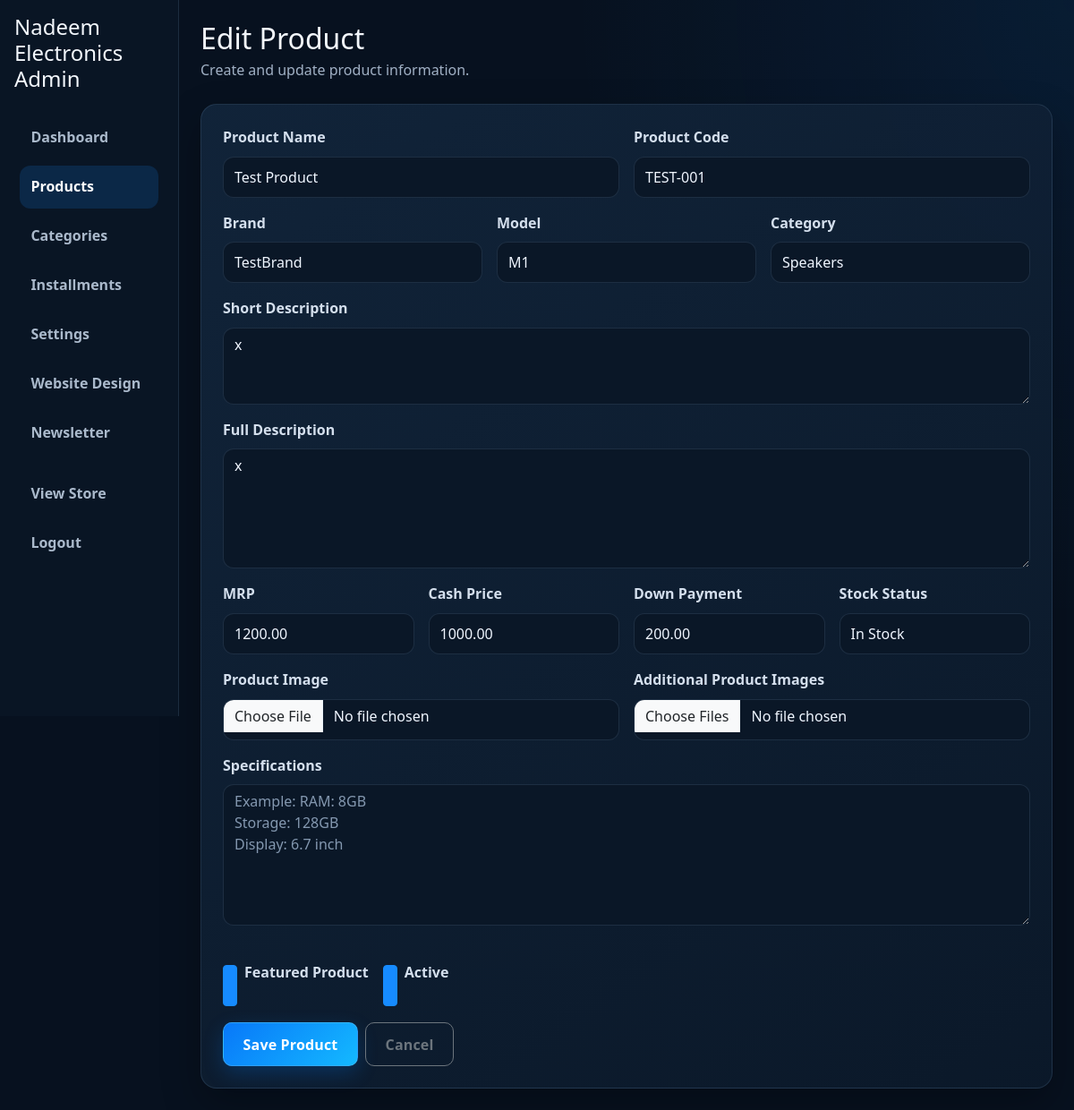
Screenshot of /admin/products/edit/3 (signed in) with the database file from the repository.
### app/models.py (models this page shows)
class ShopSettings(db.Model):
    __tablename__ = "shop_settings"
    id = db.Column(db.Integer, primary_key=True)
    shop_name = db.Column(db.String(200), nullable=False, default="ElectroCart")
    logo = db.Column(db.String(255))
    address = db.Column(db.String(300))
    phone1 = db.Column(db.String(50))
    phone2 = db.Column(db.String(50))
    whatsapp = db.Column(db.String(50))
    email = db.Column(db.String(150))
    opening_hours = db.Column(db.String(200))
    facebook = db.Column(db.String(255))
    instagram = db.Column(db.String(255))
    google_maps = db.Column(db.String(255))
    about_shop = db.Column(db.Text)
    footer_text = db.Column(db.String(255))
    created_at = db.Column(db.DateTime, default=datetime.utcnow)
    updated_at = db.Column(db.DateTime, default=datetime.utcnow, onupdate=datetime.utcnow)

class Product(db.Model):
    __tablename__ = "product"
    id = db.Column(db.Integer, primary_key=True)
    category_id = db.Column(db.Integer, db.ForeignKey("category.id"), nullable=False)
    product_code = db.Column(db.String(80), unique=True, nullable=False)
    name = db.Column(db.String(200), nullable=False)
    brand = db.Column(db.String(120), nullable=False)
    model = db.Column(db.String(150), nullable=False)
    short_description = db.Column(db.Text)
    full_description = db.Column(db.Text)
    mrp = db.Column(db.Numeric(10, 2))
    cash_price = db.Column(db.Numeric(10, 2))
    down_payment = db.Column(db.Numeric(10, 2))
    stock_status = db.Column(db.String(80), default="In Stock")
    featured = db.Column(db.Boolean, default=False)
    is_active = db.Column(db.Boolean, default=True)
    image = db.Column(db.String(255))
    created_at = db.Column(db.DateTime, default=datetime.utcnow)
    updated_at = db.Column(db.DateTime, default=datetime.utcnow, onupdate=datetime.utcnow)
    images = db.relationship("ProductImage", backref="product", lazy=True, cascade="all, delete-orphan")
    specifications = db.relationship("ProductSpecification", backref="product", lazy=True, cascade="all, delete-orphan")
    installment_plans = db.relationship("InstallmentPlan", backref="product", lazy=True, cascade="all, delete-orphan")

class Category(db.Model):
    __tablename__ = "category"
    id = db.Column(db.Integer, primary_key=True)
    name = db.Column(db.String(120), unique=True, nullable=False)
    description = db.Column(db.Text)
    image = db.Column(db.String(255))
    display_order = db.Column(db.Integer, default=0)
    is_active = db.Column(db.Boolean, default=True)
    created_at = db.Column(db.DateTime, default=datetime.utcnow)
    updated_at = db.Column(db.DateTime, default=datetime.utcnow, onupdate=datetime.utcnow)
    products = db.relationship("Product", backref="category", lazy=True, cascade="all, delete-orphan")

### app/routes/admin.py (the view, shortened to what this page needs)
@admin_bp.route("/products/edit/<int:product_id>", methods=["GET", "POST"])
@login_required
def edit_product(product_id):
    product = Product.query.get_or_404(product_id)
    specs = [f"{spec.name}: {spec.value}" for spec in product.specifications]
    return render_template("admin/product_form.html", product=product, categories=category_query().all(), specifications="\n".join(specs))

### app/routes/admin.py (called while the page is built)
def category_query():
    return Category.query.order_by(Category.display_order.asc(), Category.name.asc())

### app/utils.py (called while the page is built)
def whatsapp_url(settings, message):
    raw_number = settings.whatsapp if settings and settings.whatsapp else ""
    number = re.sub(r"\D", "", raw_number)
    if number.startswith("00"):
        number = number[2:]
    elif number.startswith("0") and len(number) in {10, 11}:
        number = f"92{number.lstrip('0')}"
    if not 7 <= len(number) <= 15:
        return None
    return f"https://wa.me/{number}?{urlencode({'text': message})}"

### templates/admin/product_form.html (shortened to what this page needs)
{% extends 'admin/layout.html' %}
{% block admin_content %}
<div class="container-fluid p-4">
  <div class="d-flex justify-content-between align-items-center mb-4 flex-wrap gap-2">
    <div>
      <h2 class="mb-1">{% if product %}Edit Product{% else %}Add Product{% endif %}</h2>
      <p class="text-muted mb-0">Create and update product information.</p>
    </div>
  </div>
  <div class="admin-card p-4">
    <form method="post" enctype="multipart/form-data">
      <div class="row g-3">
        <div class="col-md-6">
          <label class="form-label">Product Name</label>
          <input class="form-control" type="text" name="name" value="{{ product.name if product else '' }}" required>
        </div>
        <div class="col-md-6">
          <label class="form-label">Product Code</label>
          <input class="form-control" type="text" name="product_code" value="{{ product.product_code if product else '' }}" required>
        </div>
        <div class="col-md-4">
          <label class="form-label">Brand</label>
          <input class="form-control" type="text" name="brand" value="{{ product.brand if product else '' }}" required>
        </div>
        <div class="col-md-4">
          <label class="form-label">Model</label>
          <input class="form-control" type="text" name="model" value="{{ product.model if product else '' }}" required>
        </div>
        <div class="col-md-4">
          <label class="form-label">Category</label>
          <select class="form-select" name="category_id" required>
            {% for category in categories %}
              <option value="{{ category.id }}" {% if product and product.category_id == category.id %}selected{% endif %}>{{ category.name }}</option>
            {% endfor %}
          </select>
        </div>
        <div class="col-12">
          <label class="form-label">Short Description</label>
          <textarea class="form-control" name="short_description" rows="3">{{ product.short_description if product else '' }}</textarea>
        </div>
        <div class="col-12">
          <label class="form-label">Full Description</label>
          <textarea class="form-control" name="full_description" rows="5">{{ product.full_description if product else '' }}</textarea>
        </div>
        <div class="col-md-3">
          <label class="form-label">MRP</label>
          <input class="form-control" type="number" step="0.01" name="mrp" value="{{ product.mrp if product and product.mrp else '' }}">
        </div>
        <div class="col-md-3">
          <label class="form-label">Cash Price</label>
          <input class="form-control" type="number" step="0.01" name="cash_price" value="{{ product.cash_price if product and product.cash_price else '' }}">
        </div>
        <div class="col-md-3">
          <label class="form-label">Down Payment</label>
          <input class="form-control" type="number" step="0.01" name="down_payment" value="{{ product.down_payment if product and product.down_payment else '' }}">
        </div>
        <div class="col-md-3">
          <label class="form-label">Stock Status</label>
          <input class="form-control" type="text" name="stock_status" value="{{ product.stock_status if product else 'In Stock' }}">
        </div>
        <div class="col-md-6">
          <label class="form-label">Product Image</label>
          <input class="form-control" type="file" name="image" accept=".jpg,.jpeg,.png,.webp">
        </div>
        <div class="col-md-6">
          <label class="form-label">Additional Product Images</label>
          <input class="form-control" type="file" name="gallery_images" accept=".jpg,.jpeg,.png,.webp" multiple>
        </div>
        <div class="col-12">
          <label class="form-label">Specifications</label>
          <textarea class="form-control" name="specifications" rows="6" placeholder="Example: RAM: 8GB
Storage: 128GB
Display: 6.7 inch">{{ specifications if specifications else '' }}</textarea>
        </div>
        <div class="col-md-6 d-flex align-items-center gap-3">
          <div class="form-check mt-4">
            <input class="form-check-input" type="checkbox" name="featured" id="featured" {% if product and product.featured %}checked{% endif %}>
            <label class="form-check-label" for="featured">Featured Product</label>
          </div>
          <div class="form-check mt-4">
            <input class="form-check-input" type="checkbox" name="is_active" id="is_active" {% if not product or product.is_active %}checked{% endif %}>
            <label class="form-check-label" for="is_active">Active</label>
          </div>
        </div>
        <div class="col-12 d-flex gap-2">
          <button type="submit" class="btn btn-primary">Save Product</button>
          <a href="{{ url_for('admin.products') }}" class="btn btn-outline-secondary">Cancel</a>
        </div>
      </div>
    </form>
  </div>
</div>
{% endblock %}

### templates/admin/layout.html (shortened to what this page needs)
<!doctype html>
<html lang="en">
  <head>
    <link href="https://cdn.jsdelivr.net/npm/bootstrap@5.3.3/dist/css/bootstrap.min.css" rel="stylesheet">
    <link rel="stylesheet" href="{{ url_for('static', filename='css/variables.css') }}">
    <link rel="stylesheet" href="{{ url_for('static', filename='css/style.css') }}">
    <link rel="stylesheet" href="{{ url_for('static', filename='css/showroom-theme.css') }}">
  </head>
  <body>
    <div class="admin-layout">
      <div class="row g-0 h-100">
        <aside class="col-lg-2 sidebar p-3">
          <h4 class="mb-4">{{ site_settings.shop_name if site_settings and site_settings.shop_name else 'Nadeem Electronics' }} Admin</h4>
          <nav class="nav flex-column">
            <a class="nav-link {% if request.path == url_for('admin.dashboard') %}active{% endif %}" href="{{ url_for('admin.dashboard') }}">Dashboard</a>
            <a class="nav-link {% if '/products' in request.path %}active{% endif %}" href="{{ url_for('admin.products') }}">Products</a>
            <a class="nav-link {% if '/categories' in request.path %}active{% endif %}" href="{{ url_for('admin.categories') }}">Categories</a>
            <a class="nav-link {% if '/installments' in request.path %}active{% endif %}" href="{{ url_for('admin.installments') }}">Installments</a>
            <a class="nav-link {% if '/settings' in request.path %}active{% endif %}" href="{{ url_for('admin.settings') }}">Settings</a>
            <a class="nav-link {% if '/design' in request.path %}active{% endif %}" href="{{ url_for('admin.design') }}">Website Design</a>
            <a class="nav-link {% if '/newsletter' in request.path %}active{% endif %}" href="{{ url_for('admin.newsletter') }}">Newsletter</a>
            <a class="nav-link mt-3" href="{{ url_for('public.index') }}" target="_blank">View Store</a>
            <a class="nav-link" href="{{ url_for('admin.logout') }}">Logout</a>
          </nav>
        </aside>
        <div class="col-lg-10 admin-content">
          {% block admin_content %}{% endblock %}
        </div>
      </div>
    </div>
  </body>
</html>

### static/css/variables.css (style rules this page uses)
:root { --design-primary: #17385e; --design-primary-hover: #0f2c4d; --design-primary-soft: #edf5ff; --design-legacy-primary: var(--design-primary); --design-legacy-primary-hover: var(--design-primary-hover); --design-legacy-primary-deep: var(--design-primary); --design-legacy-sky: var(--design-accent); --design-accent: #168bff; --design-accent-bright: #45d7ff; --design-button-gradient-start: #0878f9; --design-button-gradient-end: #14b9ff; --design-button-gradient-hover-start: #168bff; --design-button-gradient-hover-end: #36cbff; --design-text: #101d31; --design-muted: #748093; --design-background: #f6f7f9; --design-surface: #ffffff; --design-border: #e7ebf0; --design-legacy-text: var(--design-text); --design-legacy-muted: var(--design-muted); --design-legacy-border: var(--design-border); --design-legacy-surface-soft: var(--design-background); --design-font-family: "Segoe UI", Arial, sans-serif; --design-button-radius: 10px; --design-input-radius: 10px; --design-card-radius: 14px; --design-compact-card-radius: 11px; --design-radius-lg: 24px; --design-radius-md: 18px; --design-radius-sm: 12px; --design-spacing-xs: 0.25rem; --design-spacing-sm: 0.5rem; --design-spacing-md: 1rem; --design-spacing-lg: 1.5rem; --design-spacing-section: 3.5rem; --design-spacing-section-mobile: 2.5rem; --design-showroom-background: #07111f; --design-showroom-surface: #0d1b2d; --design-showroom-raised: #11243a; --design-showroom-border: rgba(145, 183, 225, 0.14); --design-showroom-text: #f3f7fc; --design-showroom-muted: #a0b0c4; }

### static/css/style.css (style rules this page uses)
:root { --primary: var(--design-legacy-primary); --primary-strong: var(--design-legacy-primary-hover); --primary-soft: var(--design-primary-soft); --primary-deep: var(--design-legacy-primary-deep); --sky: var(--design-legacy-sky); --text: var(--design-legacy-text); --muted: var(--design-legacy-muted); --border: var(--design-legacy-border); --surface: var(--design-surface); --surface-soft: var(--design-legacy-surface-soft); --success: #1fb56d; --warning: #f7b32b; --danger: #e13d5d; --shadow-soft: 0 18px 40px rgba(11, 42, 89, 0.08); --shadow-strong: 0 24px 56px rgba(9, 43, 89, 0.17); --radius-lg: var(--design-radius-lg); --radius-md: var(--design-radius-md); --radius-sm: var(--design-radius-sm); }
html { scroll-behavior: smooth; }
body { font-family: var(--design-font-family); background: radial-gradient(circle at top left, rgba(143, 216, 255, 0.32), transparent 28%), linear-gradient(180deg, #f6fbff 0%, #eef6ff 100%); color: var(--text); line-height: 1.6; }
a { text-decoration: none; }
.btn { border-radius: 999px; padding: 0.72rem 1.35rem; font-weight: 700; letter-spacing: 0.01em; transition: transform 0.2s ease, box-shadow 0.2s ease; }
.btn-primary { background: linear-gradient(135deg, var(--primary), #2794ff); border: none; color: white; box-shadow: 0 16px 25px rgba(15, 109, 255, 0.25); }
.category-card, .product-card, .feature-card, .admin-card, .info-box, .stat-box { border: 1px solid var(--border); border-radius: var(--radius-md); background: rgba(255,255,255,0.92); box-shadow: var(--shadow-soft); transition: transform 0.2s ease, box-shadow 0.2s ease; }
.admin-layout { min-height: 100vh; }
.sidebar { background: linear-gradient(180deg, #0b1f3d, #0a1634); color: white; min-height: 100vh; border-right: 1px solid rgba(255,255,255,0.08); }
.sidebar .nav-link { color: rgba(255,255,255,0.78); font-weight: 600; border-radius: 12px; margin: 0.2rem 0.35rem; transition: 0.2s ease; }
.sidebar .nav-link:hover, .sidebar .nav-link.active { background: rgba(255,255,255,0.08); color: white; }
.admin-content { background: #f5f9ff; }
.admin-card { background: rgba(255,255,255,0.96); border-radius: var(--radius-md); box-shadow: var(--shadow-soft); }
.form-control, .form-select, .form-check-input { border-radius: 12px; border: 1px solid rgba(15, 109, 255, 0.14); min-height: 46px; background: rgba(248, 250, 255, 0.8); }

### rows the page displays
ShopSettings: shop_name "Nadeem Electronics"
Product: name "Test Product", product_code "TEST-001", brand "TestBrand", model "M1", category_id "Speakers", short_description "x", full_description "x", mrp "1200.00", cash_price "1000.00", down_payment "200.00", stock_status "In Stock", featured "☑", is_active "☑"
